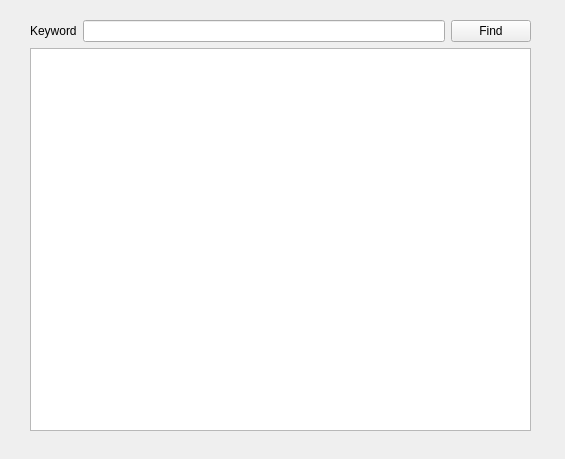
<?xml version="1.0" encoding="UTF-8"?>
<ui version="4.0">
 <class>TextFinder</class>
 <widget class="QWidget" name="TextFinder">
  <property name="geometry">
   <rect>
    <x>0</x>
    <y>0</y>
    <width>565</width>
    <height>459</height>
   </rect>
  </property>
  <property name="windowTitle">
   <string>TextFinder</string>
  </property>
  <widget class="QWidget" name="layoutWidget">
   <property name="geometry">
    <rect>
     <x>30</x>
     <y>20</y>
     <width>501</width>
     <height>411</height>
    </rect>
   </property>
   <layout class="QVBoxLayout" name="verticalLayout">
    <item>
     <layout class="QHBoxLayout" name="horizontalLayout_2">
      <item>
       <widget class="QLabel" name="label">
        <property name="text">
         <string>Keyword</string>
        </property>
       </widget>
      </item>
      <item>
       <widget class="QLineEdit" name="lineEdit"/>
      </item>
      <item>
       <widget class="QPushButton" name="findButton">
        <property name="text">
         <string>Find</string>
        </property>
       </widget>
      </item>
     </layout>
    </item>
    <item>
     <widget class="QTextEdit" name="textEdit"/>
    </item>
   </layout>
  </widget>
 </widget>
 <resources/>
 <connections/>
</ui>
